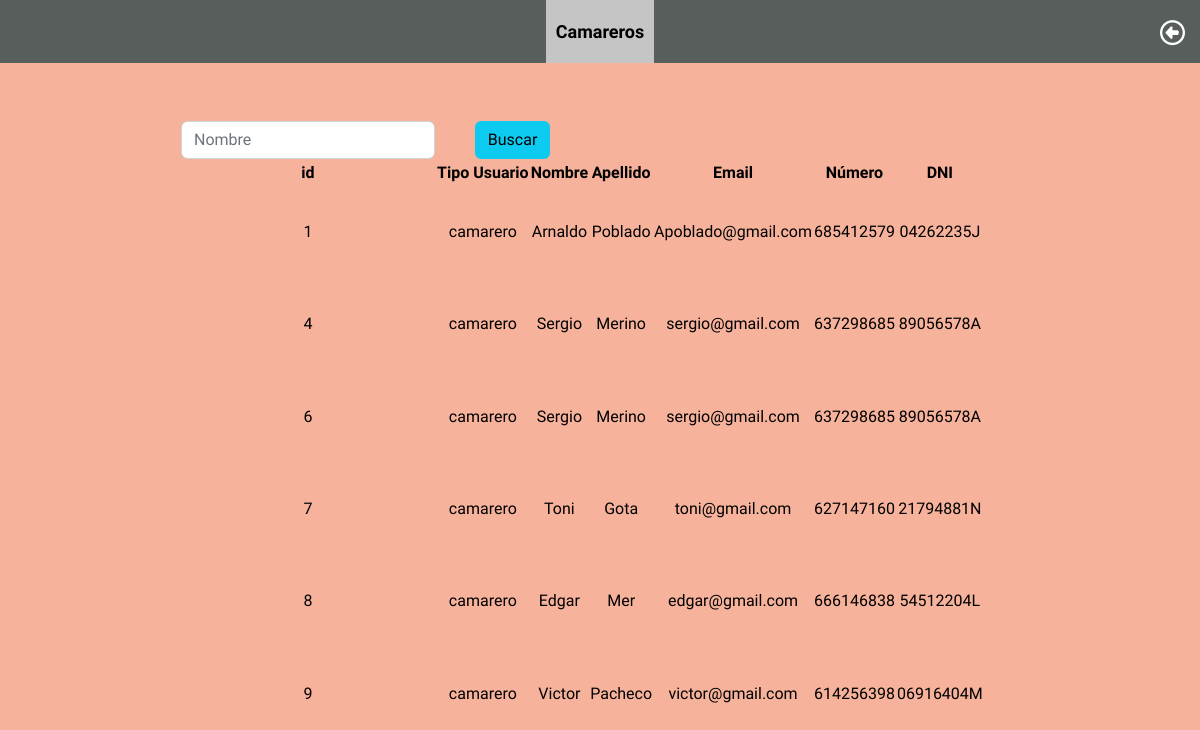
Screenshot of /view/camareros.php (signed in) with the database file from the repository.
### tables this page shows
CREATE TABLE `tbl_usuarios` (
  `id` int(11) NOT NULL,
  `personal_usuario` enum('camarero','mantenimiento') NOT NULL,
  `nombre_usuario` varchar(20) NOT NULL,
  `apellido_usuario` varchar(30) NOT NULL,
  `email_usuario` varchar(30) NOT NULL,
  `password_usuario` varchar(300) NOT NULL,
  `telefono_usuario` char(9) NOT NULL,
  `dni_usuario` char(9) NOT NULL
);

### model/usuario.php (called while the page is built, shortened)
<?php
class Usuario {
    public static function getUsuariosCam($nombre = ''){
        include "conexion.php";
        if(empty($nombre)){
            $where='';
         }else{
            $where="and nombre_usuario like '".$nombre."%' ";
         }
        $sql="SELECT * FROM tbl_usuarios where personal_usuario = 'camarero' $where";
        $listaUsuarios = mysqli_query($conexion, $sql);
        return $listaUsuarios->fetch_all(MYSQLI_ASSOC);
    }
}

### view/camareros.php (the view, shortened to what this page needs)
<!DOCTYPE html>
<html lang="en">
<head>
    <?php require_once './cabezera.html';
    include '../model/usuario.php';
    $listaUsuarios=Usuario::getUsuariosCam();
    ?>
</head>
<body>
    <div class="btn-group">
        <div class="nav-norm">
            <button type="button" value="activa" id="activa" class="btn btn-default">Camareros</button>
        </div>
    </div>
    <a href="./restaurante.php" class="log nav-norm"><i class="fa-regular fa-circle-left"></i></a>
    <div class="background b-reserva">
        <div class="contenido tabla-res">
            <table  style="text-align: center;" id="test">
                <thead>
                <tr>
                        <form id="filter" class="d-flex" role="search">
                            <th scope="col"><input class="form-control me-2" type="search" id="nombre" placeholder="Nombre" aria-label="Search"></th>
                        </form>
                        <th scope="col" colspan="2"><button onclick="filtrar()"  class="btn btn-info">Buscar</button></th>
                </tr>
                    <tr>
                        <th>id</th>
                        <th>Tipo Usuario</th>
                        <th>Nombre</th>
                        <th>Apellido</th>
                        <th>Email</th>
                        <th>Número</th>
                        <th>DNI</th>
                    </tr>
                </thead>
                <tbody id="tablaVer">
                <?php
                    foreach ($listaUsuarios as $registro){
                ?>
                <tr>
                        <td><?php echo"{$registro['id']}";?></td>
                        <td><?php echo"{$registro['personal_usuario']}";?></td>
                        <td><?php echo"{$registro['nombre_usuario']}";?></td>
                        <td><?php echo"{$registro['apellido_usuario']}";?></td>
                        <td><?php echo"{$registro['email_usuario']}";?></td>
                        <td><?php echo"{$registro['telefono_usuario']}";?></td>
                        <td><?php echo"{$registro['dni_usuario']}";?></td>
                </tr>
                <?php } ?>
                </tbody>
            </table>
        </div>
    </div>
</body>
</html>

### css/styles.css (style rules this page uses)
* { margin: 0; list-style: none; text-decoration: none; box-sizing: border-box; clear: both; font-family: 'Work Sans', sans-serif; }
body { overflow: hidden; }
.background { width: 100vw; height: 100vh; display: flex; align-items: center; justify-content: center; position: absolute; top: 0; background: rgba(244,159,130, .8); backdrop-filter: blur(2px); }
.background.b-reserva { padding: 10% 0 5% 0; }
.contenido { padding: 20px; border: 2px solid black; background-color: rgb(251, 251, 251); border-radius: 20px; color: black; max-width: 400px; }
.contenido form { padding: 0 20px; display: flex; justify-content: center; flex-wrap: wrap; width: 100%; }
.log { position: absolute; top: 0; right: 0; z-index: 5; margin: 15px; font-size: 25px; color: white; transition: all 0.3s; }
.contenido.tabla-res { padding: 0px; border: none; background-color: rgba(255, 255, 255, 0); border-radius: 0px; color: black; max-width: initial; width: 70%; height: 100%; overflow: auto; }
.contenido.tabla-res table { margin: 0; height: 100%; }
.btn-group { width: 100%; position: relative; z-index: 5; background-color: #585e5c; border-radius: 0; display: flex; align-items: center; text-align: center; height: fit-content; justify-content: center; }
.btn-group > * { width: 50%; display: flex; align-items: center; text-align: center; height: fit-content; justify-content: center; }
.btn-group > *:first-child button { width: fit-content; color: white; margin: 0; padding: 18px 10px; font-weight: bold; font-size: 18px; }
button.active { color: black !important; background-color: #c5c5c5 !important; border: none; border-radius: 0; }

### rows the page displays
tbl_usuarios: id "1", personal_usuario "camarero", nombre_usuario "Arnaldo", apellido_usuario "Poblado", email_usuario "Apoblado@gmail.com", telefono_usuario "685412579", dni_usuario "04262235J"
tbl_usuarios: id "4", personal_usuario "camarero", nombre_usuario "Sergio", apellido_usuario "Merino", email_usuario "sergio@gmail.com", telefono_usuario "637298685", dni_usuario "89056578A"
tbl_usuarios: id "6", personal_usuario "camarero", nombre_usuario "Sergio", apellido_usuario "Merino", email_usuario "sergio@gmail.com", telefono_usuario "637298685", dni_usuario "89056578A"
tbl_usuarios: id "7", personal_usuario "camarero", nombre_usuario "Toni", apellido_usuario "Gota", email_usuario "toni@gmail.com", telefono_usuario "627147160", dni_usuario "21794881N"
tbl_usuarios: id "8", personal_usuario "camarero", nombre_usuario "Edgar", apellido_usuario "Mer", email_usuario "edgar@gmail.com", telefono_usuario "666146838", dni_usuario "54512204L"
tbl_usuarios: id "9", personal_usuario "camarero", nombre_usuario "Victor", apellido_usuario "Pacheco", email_usuario "victor@gmail.com", telefono_usuario "614256398", dni_usuario "06916404M"
